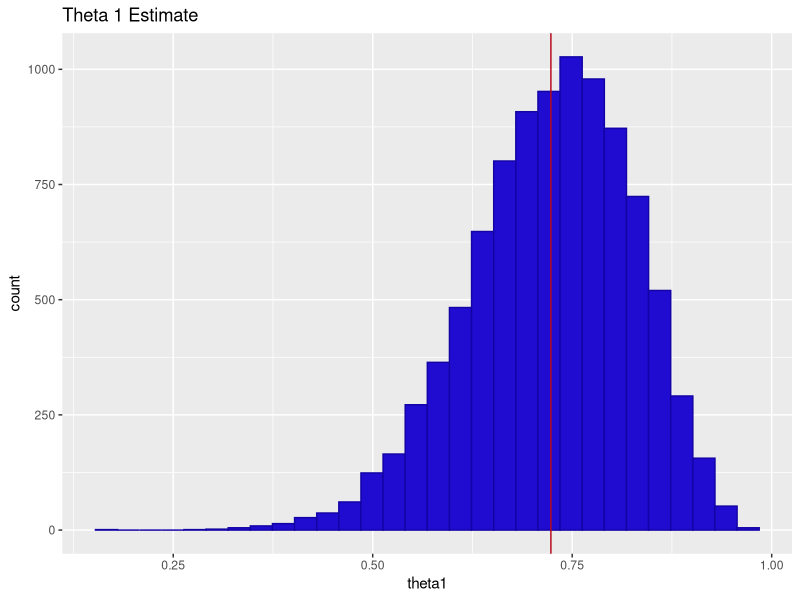
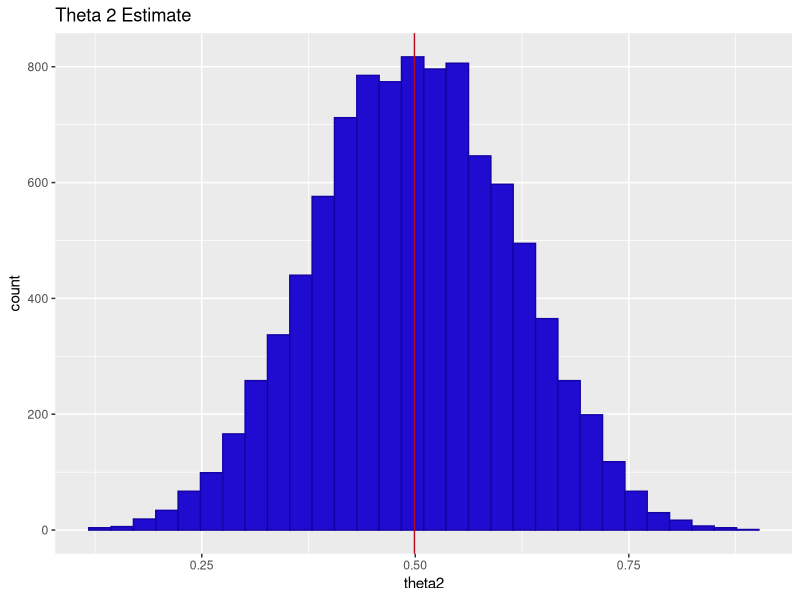

Generate these figures, in order, with R:
rm(list = ls())
library(ggplot2)
# gibbs sampling:

a = 2
b = 2

z1 = 11
N1 = 14
z2 = 7
N2 = 14


theta = rep(0.5,2)
niters = 10000
burnin = 500

thetas = matrix(0, nrow = (niters-burnin), ncol=2)
for (i in 1:niters){

  theta1 = rbeta(n = 1, shape1 = a + z1, shape2 = b + N1 - z1)
  # get value theta2| all other vars
  theta2 = rbeta(n = 1, shape1 = a + z2, shape2 =b + N2 - z2)
  
  if (i >= burnin){
    thetas[(i-burnin), ] = c(theta1, theta2)
  }
}


ds <- data.frame(theta1 = thetas[,1], theta2= thetas[,2])
ggplot(ds, aes(x=theta1)) + geom_histogram(color='#1303a5', fill='#200cd1') + 
  labs(title = 'Theta 1 Estimate') + geom_vline(xintercept = mean(ds$theta1), color='#b7091a')

ggplot(ds, aes(x=theta2)) + geom_histogram(color='#1303a5', fill='#200cd1') + 
  labs(title = 'Theta 2 Estimate') + geom_vline(xintercept = mean(ds$theta2), color='#b7091a')

